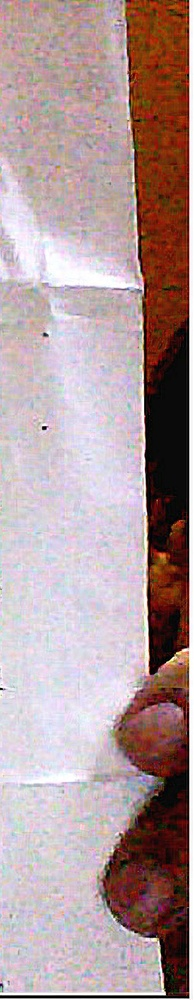
%> input picture denoisy_jiayajia_L0smoothing/L0smoothing/code/2.jpg, 194 x 1000 px, shrunk from 498 x 2564 before the run
$ octave testL0Smoothing.m   (GNU Octave 9; MATLAB toolbox functions it lacks are replaced by stand-ins)
%> lines starting %> are read from the running program, lines starting %| are printed output that depends on the picture; in (x1, y1, x2, y2) boxes, pixels count from 0 and x2, y2 are one past the last pixel; in counts of white or black regions, pixels touching at a corner belong together; the program's own positions count from 1
%> further down, Im is the input picture: size 1000x194x3 uint8; mean R, G, B 176.2, 153.6, 155.3
### denoisy_jiayajia_L0smoothing/L0smoothing/code/L0Smoothing.m
%   Distribution code Version 1.0 -- 09/23/2011 by Jiaya Jia Copyright 2011, The Chinese University of Hong Kong.
%
%   The Code is created based on the method described in the following paper
%   [1] "Image Smoothing via L0 Gradient Minimization", Li Xu, Cewu Lu, Yi Xu, Jiaya Jia, ACM Transactions on Graphics,
%   (SIGGRAPH Asia 2011), 2011.
%
%   The code and the algorithm are for non-comercial use only.


function S = L0Smoothing(Im, lambda, kappa)
%> called with lambda = 0.2
%L0Smooth - Image Smoothing via L0 Gradient Minimization
%   S = L0Smooth(Im, lambda, kappa) performs L0 graidient smoothing of input
%   image Im, with smoothness weight lambda and rate kappa.
%
%   Paras:
%   @Im    : Input UINT8 image, both grayscale and color images are acceptable.
%   @lambda: Smoothing parameter controlling the degree of smooth. (See [1])
%            Typically it is within the range [1e-3, 1e-1], 2e-2 by default.
%   @kappa : Parameter that controls the rate. (See [1])
%            Small kappa results in more iteratioins and with sharper edges.
%            We select kappa in (1, 2].
%            kappa = 2 is suggested for natural images.
%
%   Example
%   ==========
%   Im  = imread('pflower.jpg');
%   S  = L0Smooth(Im); % Default Parameters (lambda = 2e-2, kappa = 2)
%   figure, imshow(Im), figure, imshow(S);


if ~exist('kappa','var')
    kappa = 2.0;
end
if ~exist('lambda','var')
    lambda = 2e-2;
end
S = im2double(Im);
betamax = 1e5;
fx = [1, -1];
fy = [1; -1];
[N,M,D] = size(Im);
%> N = 1000; M = 194; D = 3
sizeI2D = [N,M];
%> sizeI2D = [1000 194]
otfFx = psf2otf(fx,sizeI2D);
otfFy = psf2otf(fy,sizeI2D);
Normin1 = fft2(S);
Denormin2 = abs(otfFx).^2 + abs(otfFy ).^2;
if D>1
    Denormin2 = repmat(Denormin2,[1,1,D]);
end
beta = 2*lambda;
while beta < betamax
    Denormin   = 1 + beta*Denormin2;
    % h-v subproblem
    h = [diff(S,1,2), S(:,1,:) - S(:,end,:)];
    v = [diff(S,1,1); S(1,:,:) - S(end,:,:)];
    if D==1
        t = (h.^2+v.^2)<lambda/beta;
    else
        t = sum((h.^2+v.^2),3)<lambda/beta;
        t = repmat(t,[1,1,D]);
    end
    h(t)=0; v(t)=0;
    % S subproblem
    Normin2 = [h(:,end,:) - h(:, 1,:), -diff(h,1,2)];
    Normin2 = Normin2 + [v(end,:,:) - v(1, :,:); -diff(v,1,1)];
    FS = (Normin1 + beta*fft2(Normin2))./Denormin;
    S = real(ifft2(FS));
    beta = beta*kappa;
    fprintf('.');
end
%> this loop made 18 passes
%> pass 1, in L0Smoothing, `h = [diff(S,1,2), S(:,1,:) - S(:,end,:)];`:
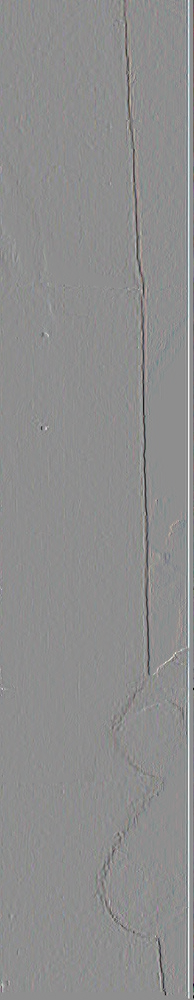
%> h: size 1000x194x3 double; mean R, G, B -1.2e-20, -1.72e-20, -4.92e-20; drawn with min black and max white
%> pass 1, in L0Smoothing, `v = [diff(S,1,1); S(1,:,:) - S(end,:,:)];`:
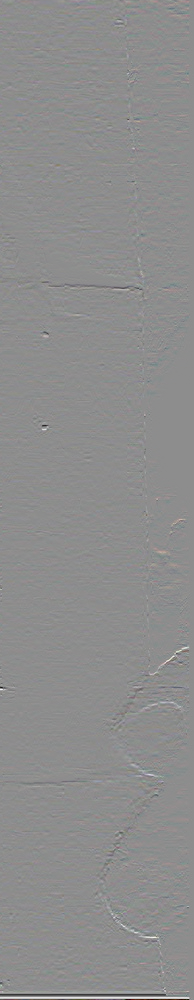
%> v: size 1000x194x3 double; mean R, G, B -4.42e-18, 2.27e-18, -6.98e-18; drawn with min black and max white
%> pass 1, in L0Smoothing, `t = sum((h.^2+v.^2),3)<lambda/beta;`:
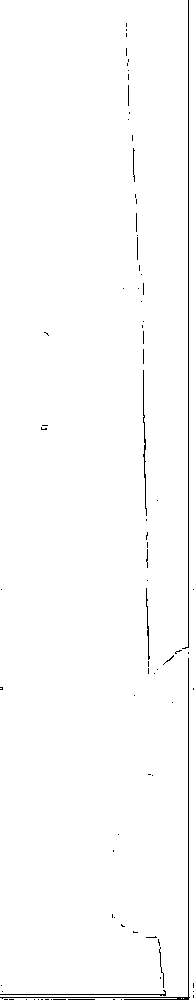
%> t: size 1000x194 logical; 98.9% white; black in thin lines or dots
%> after the loop:
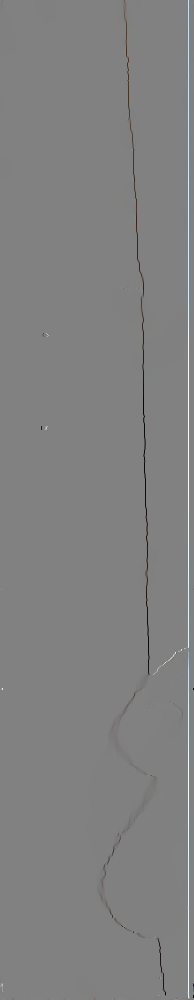
%> h: size 1000x194x3 double; mean R, G, B 0.000294, 0.000448, 0.000461; drawn with min black and max white
%> after the loop:
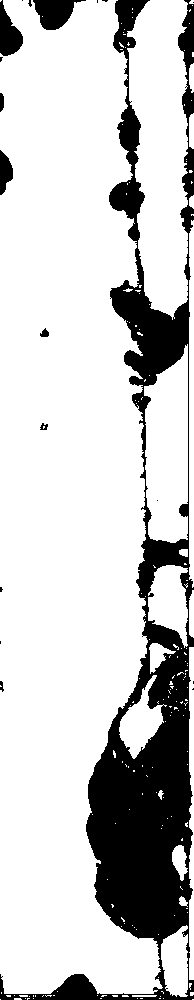
%> t: size 1000x194x3 logical; 79.8% white; 19 black regions (11 under 20 px), largest, box (x1, y1, x2, y2) and area: (0, 0, 194, 1000) 36782, (33, 0, 86, 30) 947, (0, 0, 23, 56) 758
%> after the loop, beta = 104857.6
fprintf('\n');
end

### denoisy_jiayajia_L0smoothing/L0smoothing/code/testL0Smoothing.m
Im = imread('2.jpg');
S = L0Smoothing(Im,0.2);
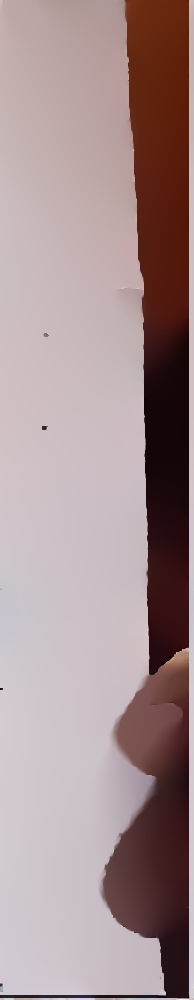
%> S: size 1000x194x3 double; mean R, G, B 0.691, 0.602, 0.609; mean of the top-left, top-right, bottom-left and bottom-right quarters 0.781, 0.433, 0.84, 0.482; drawn with min black and max white
imwrite(S,'2_7.jpg');
figure, imshow(S);

$ run again, with denoisy_jiayajia_L0smoothing/L0smoothing/code/1.jpg copied over denoisy_jiayajia_L0smoothing/L0smoothing/code/2.jpg
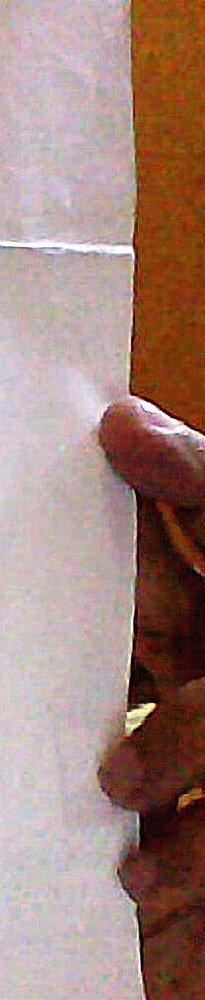
%> input picture denoisy_jiayajia_L0smoothing/L0smoothing/code/1.jpg, 205 x 1000 px, shrunk from 522 x 2544 before the run
%> Im is the input picture: size 1000x205x3 uint8; mean R, G, B 162.2, 133.8, 124.5
%> after the loop in L0Smoothing, `while beta < betamax`:
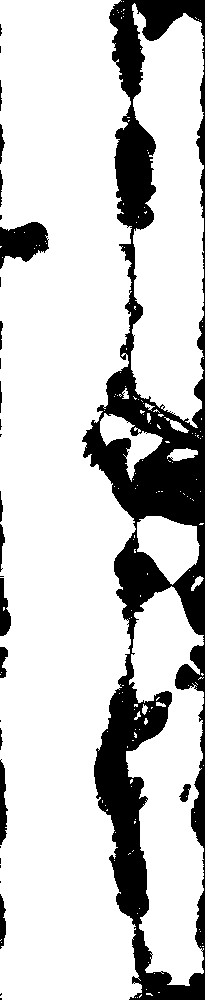
%> t: size 1000x205x3 logical; 79.8% white; 30 black regions (15 under 20 px), largest, box (x1, y1, x2, y2) and area: (82, 0, 205, 1000) 37972, (0, 222, 49, 269) 1463, (0, 759, 8, 845) 444
%> after the loop in L0Smoothing, `while beta < betamax`: beta = 104857.6
%> `S = L0Smoothing(Im,0.2);`:
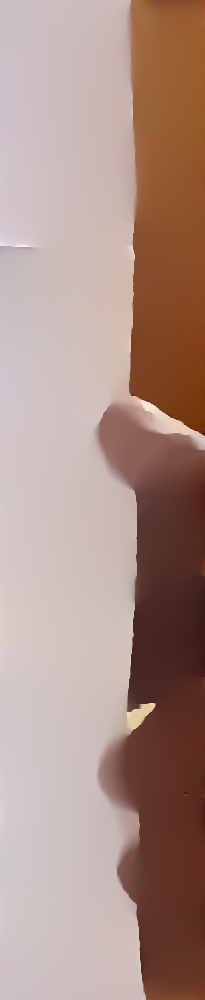
%> S: size 1000x205x3 double; mean R, G, B 0.636, 0.525, 0.488; mean of the top-left, top-right, bottom-left and bottom-right quarters 0.73, 0.411, 0.742, 0.32; drawn with min black and max white
